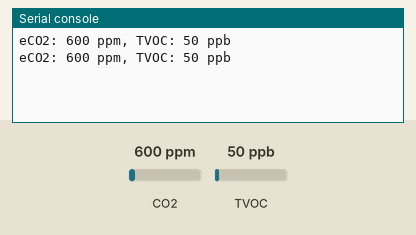
This program was run on a simulated ESP32 board running MicroPython. On the bench: the last lines printed to the serial console. Inputs (shaded band) come from the test bench; at power-on: CO2 600 ppm, TVOC 50 ppb.

Above: at 1.2 s.
1.3 s: CO2 set to 452 ppm
At 2.6 s:
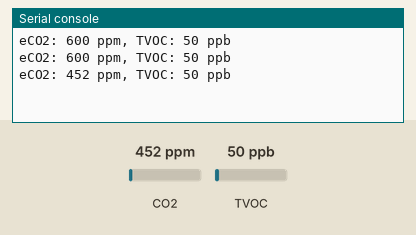
2.8 s: TVOC set to 20 ppb
At 3.7 s:
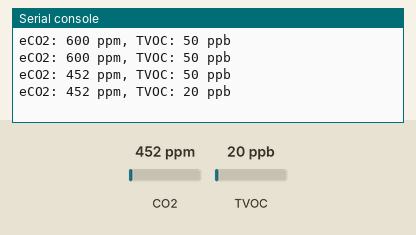
4.3 s: CO2 set to 1050 ppm
At 5.8 s:
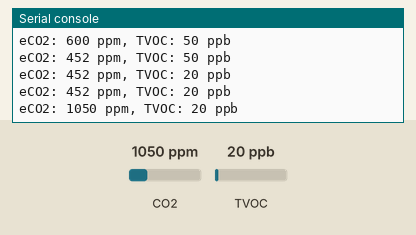
Timing chart, 0 to 7.3 s (numbered marks = the images above; inputs shaded):
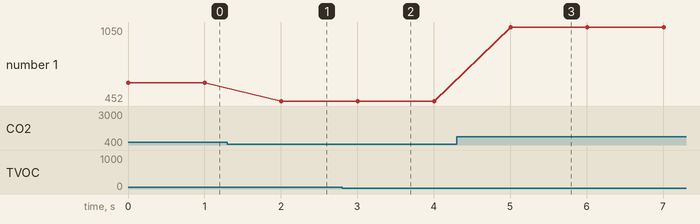

The program:

testccs.py
```python
from time import sleep_ms
from machine import SoftI2C, Pin
from bme280_float import BME280

import CCS811

i2c_ccs = SoftI2C(sda=Pin(9), scl=Pin(8))
s = CCS811.CCS811(i2c_ccs, addr=0x5a)

while True:
    if s.data_ready():
        print('eCO2: %d ppm, TVOC: %d ppb' % (s.eCO2, s.tVOC))
        sleep_ms(1000)
```

Measured:
- after the input at 1.3 s, the serial console: prints a new line after 0.70 s (image 1)
- after the input at 2.8 s, the serial console: prints a new line after 0.20 s (image 2)
- after the input at 4.3 s, the serial console: prints a new line after 0.71 s (image 3)
- plotted number 1: 600 → 452 after the input at 1.3 s, 452 → 1050 after the input at 4.3 s
